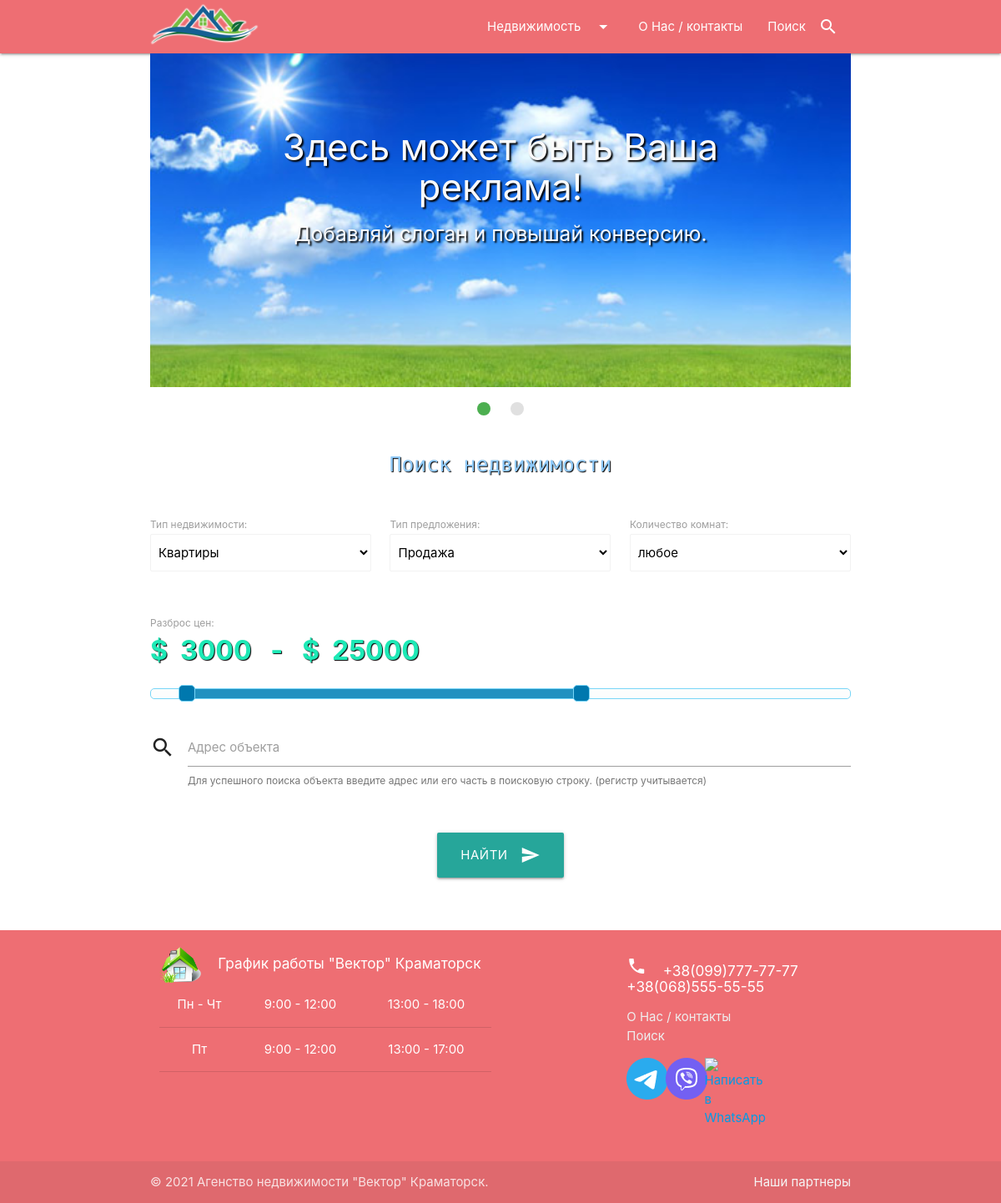
Page /find/ on the earlier database version.
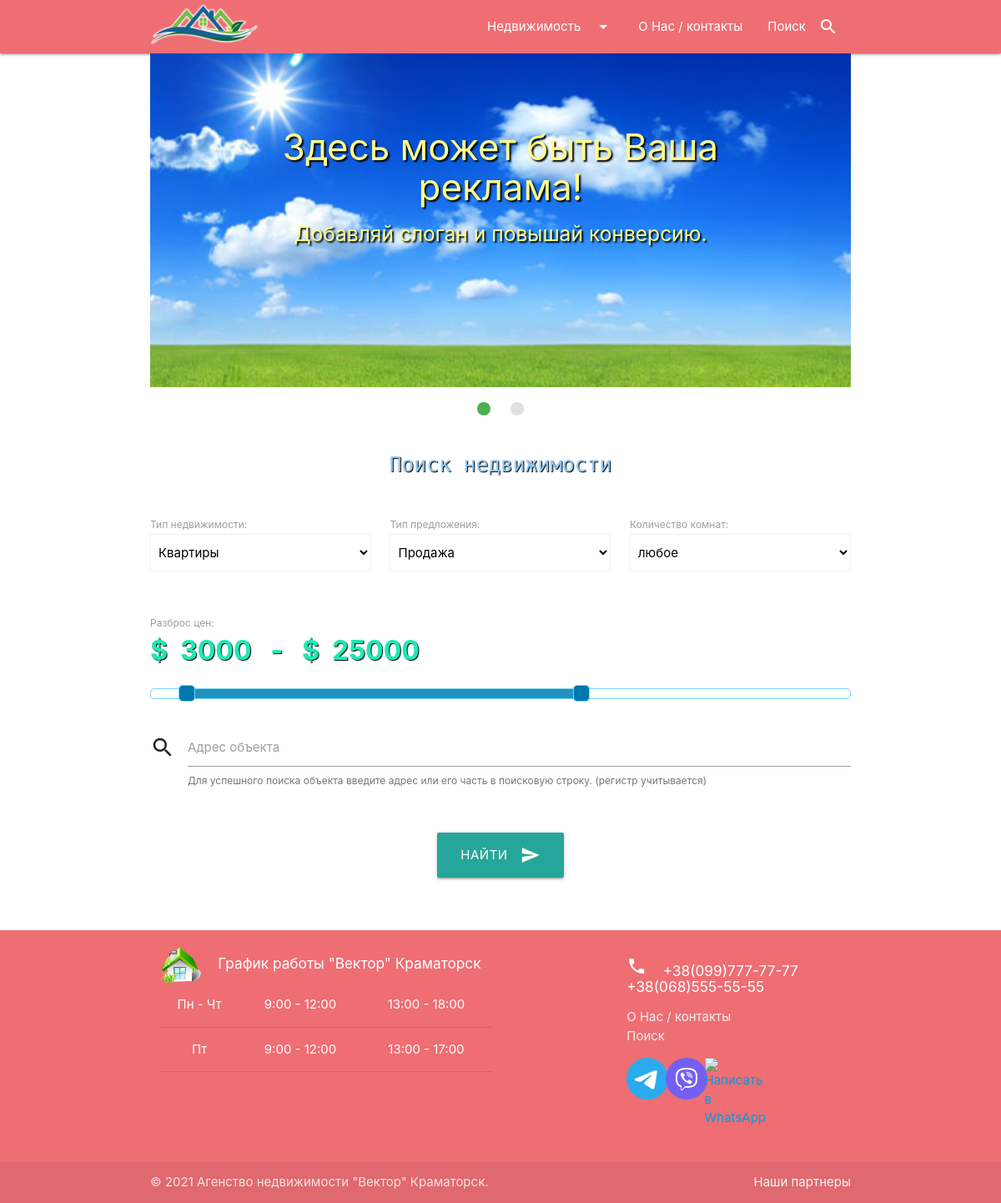
Same page on the later database version.
### agency/models.py (models this page shows, shortened)
class Advertising(models.Model):
    LEFT = 'left'
    RIGHT = 'right'
    CENTER = 'center'
    ALIGN_CHOICE = [(LEFT, 'по левому краю'), (RIGHT, 'по правому краю'), (CENTER, 'по центру')]
    slug = 'promo_'
    created_at = models.DateTimeField(auto_now_add=True, verbose_name='Создано')
    title = models.CharField(max_length=40, blank=True, verbose_name='Заголовок')
    title_color = models.CharField(max_length=7, default='#fafafa', verbose_name='Цвет заголовка')
    slogan = models.CharField(max_length=40, blank=True, verbose_name='Слоган')
    slogan_color = models.CharField(max_length=7, default='#fafafa', verbose_name='Цвет слогана')
    align_choice = models.CharField(max_length=8, choices=ALIGN_CHOICE, default=CENTER, verbose_name='выравнивание')
    image = models.ImageField(upload_to="Advertising/", verbose_name='рекламный банер')
    class Meta:
        verbose_name = 'Рекламный банер'
        verbose_name_plural = 'Рекламные банеры'
        ordering = ['created_at']

### agency/views.py (the view)
# urls.py: path('find/', FindFormView.as_view(), name='find'),
class FindFormView(TemplateView):
    template_name = 'agency/searchForm.html'
    def get_context_data(self, **kwargs):
        context = super().get_context_data(**kwargs)
        context['title'] = "Поиск объекта"
        context['settlements'] = Settlement.objects.all()
        context['promos'] = Advertising.objects.all()
        if len(context['promos']) > 1:
            context['option'] = 'true'
        else:
            context['option'] = 'false'
        return context

### agency/templates/agency/searchForm.html (shortened to what this page needs)
{% extends 'index.html' %}
{% block content %}
<div class="container">
    {% include 'inc/_promo_slider.html' %}
    <br>
    <h5 class="searchTitle">Поиск недвижимости</h5>
    <br>
    <div class="row">
        <form class="col s12" action="{% url 'search' %}" method="get">
            <div class="row">
                <div class="row">
                    <div id="sot" class="input-field col s12 m4">
                        <div><label>Тип недвижимости:</label></div>
                        <select id="sot_sel" class="browser-default" name="select_obj_type">
                            <option value="Apartment">Квартиры</option>
                        </select>
                    </div>
                    <div id="prop" class="input-field col s12 m4">
                        <div><label>Тип предложения:</label></div>
                        <select id="prop_sel" class="browser-default" name="select_proposal_type">
                            <option value="sale">Продажа</option>
                        </select>
                    </div>
                    <div id="sfrc" class="input-field col s12 m4" style="display: none;">
                        <div><label>Количество комнат:</label></div>
                        <select id="sfrc_sel" class="browser-default" name="select_flat_room_count">
                            <option value="0">любое</option>
                        </select>
                    </div>
                </div>
                <div class="row">
                    <div class="price-slider col s12">
                        <p>
                            <label for="amount">Разброс цен:</label>
                            <input type="text" name="p" id="amount" readonly>
                        </p>
                        <div id="price-slider"></div>
                    </div>
                </div>
                <div class="row">
                    <div class="input-field col s12">
                        <i class="material-icons prefix">search</i>
                        <input id="enter_search_text" type="text" name="s" data-length="65" maxlength="65">
                        <label for="enter_search_text">Адрес объекта</label>
                        <span class="helper-text" data-error="wrong" data-success="right">
                            Для успешного поиска объекта введите адрес или его часть в поисковую строку.
                            (регистр учитывается)
                        </span>
                    </div>
                </div>
                <div class="btn-text-center">
                    <button class="btn btn-large waves-effect waves-light" type="submit" name="search_action">Найти
                        <i class="material-icons right">send</i>
                    </button>
                </div>
            </div>
        </form>
    </div>
    <br>
</div>
{% endblock %}

### templates/inc/_promo_slider.html (shortened to what this page needs)
{% if promos %}
<div class="slider">
    <ul class="slides">
        {% for promo in promos %}
        <li class="promo-item">
            <img src="{{ promo.image.url }}">
            <div class="caption {{ promo.align_choice }}-align">
                <h3 class="promo-title" style="color: {{promo.title_color}};">{{ promo.title }}</h3>
                <h5 class="promo-slogan" style="color: {{promo.slogan_color}};">{{ promo.slogan }}</h5>
            </div>
        </li>
        {% endfor %}
    </ul>
</div>
{% endif %}

Differences in the rows shown:
changed Advertising "Здесь может быть Ваша реклама!": title_color "#fafafa" → "#ffff8d" (drawn); slogan_color "#fafafa" → "#ffff8d" (drawn)
